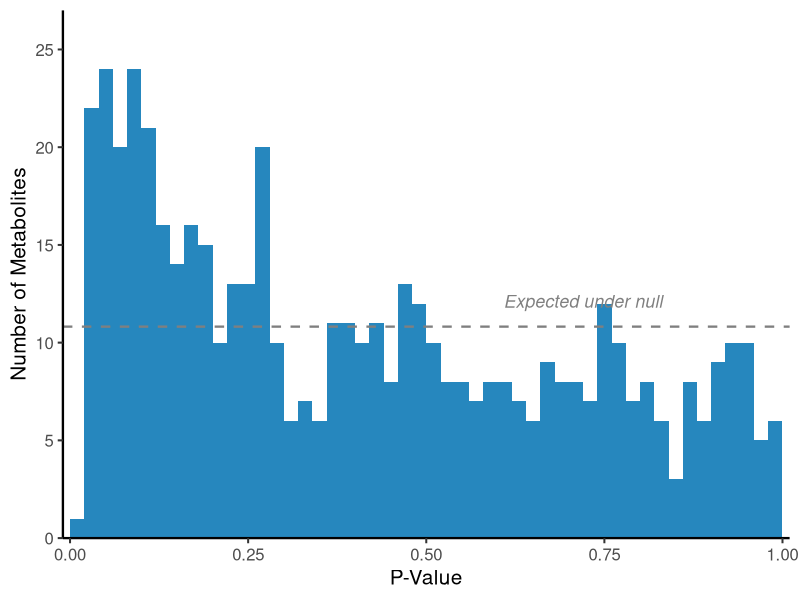

Write the R code that produced this figure.
library(ggplot2)

df = read.csv("data_pvalue_histogram.csv", stringsAsFactors = FALSE)
expected_count = 541 / 50

p = ggplot(df, aes(x = bin_mid, y = count)) +
  geom_col(width = 0.02, fill = "#0072B2", color = NA, alpha = 0.85) +
  geom_hline(yintercept = expected_count, linetype = "dashed",
             color = "gray50", linewidth = 0.8) +
  annotate("text", x = 0.72, y = expected_count + 1.3,
           label = "Expected under null", color = "gray50",
           fontface = "italic", size = 4.5) +
  scale_x_continuous(
    breaks = c(0.00, 0.25, 0.50, 0.75, 1.00),
    labels = c("0.00", "0.25", "0.50", "0.75", "1.00"),
    expand = c(0.01, 0)
  ) +
  scale_y_continuous(breaks = seq(0, 25, by = 5), expand = c(0, 0), limits = c(0, 27)) +
  labs(x = "P-Value", y = "Number of Metabolites") +
  theme_classic(base_size = 15) +
  theme(axis.line = element_line(linewidth = 0.8))

ggsave("figs_pvalue_histogram.png", p, width = 5, height = 4, dpi = 800, bg = "white")
